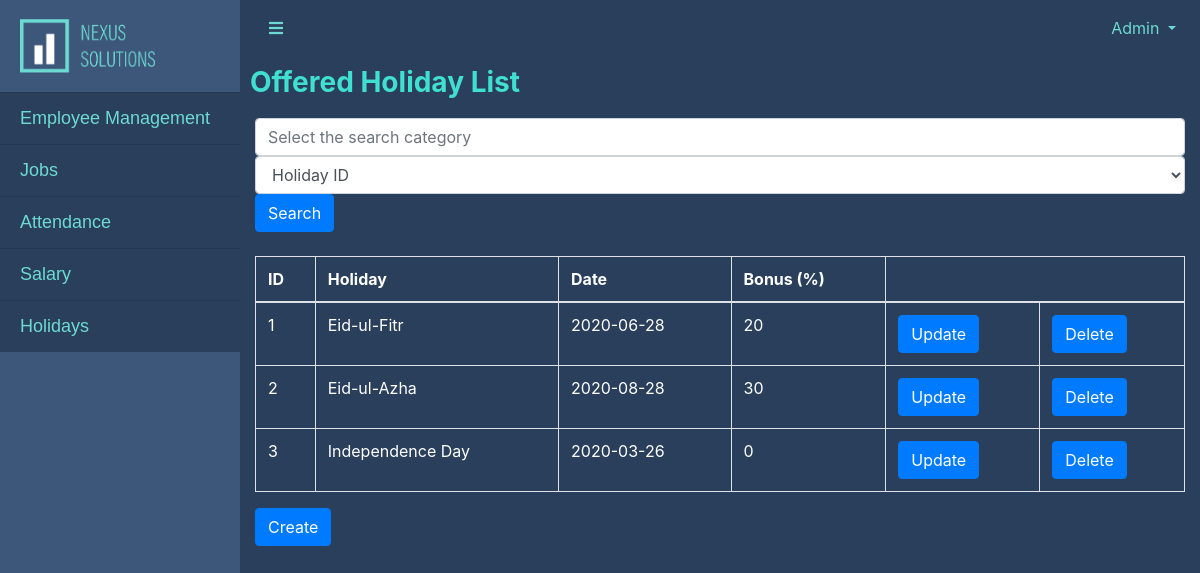
Page /view/HolidayManagement.php (signed in) on the committed database.
### tables this page shows
CREATE TABLE `holiday` (
  `holiday_id` int(20) NOT NULL,
  `holiday_name` varchar(20) NOT NULL,
  `day` date NOT NULL,
  `bonus` int(20) NOT NULL
);

### view/HolidayManagement.php (the view, shortened to what this page needs)
<?php
    if(isset($_SESSION['userType']))
    {
      if( $_SESSION['userType'] == "admin"){
        $accessType = 1;
      }
      else if( $_SESSION['userType'] == "employee"){
        $accessType = 0;
      }
    }
    else
    {
      header("Location: /HRMS/index.html");
    }
    include "../controller/db_connect.php";
  function readTable()
  {
    if(isset($_GET['searchbar']) && !empty($_GET['searchbar']))
    {
      $category = $_GET['category'];
      global $connection;
      if($category=="id")
      {
        $id = $_GET['searchbar'];
        $query = "SELECT * FROM holiday WHERE holiday_id LIKE '%$id%'";
      }
      elseif($category=="day")
      {
        $day = $_GET['searchbar'];
        $query = "SELECT * FROM holiday WHERE holiday_name LIKE '%$day%'";
      }
      elseif($category=="date")
      {
        $date = $_GET['searchbar'];
        $query = "SELECT * FROM holiday WHERE day LIKE '%$date%'";
      }
      $result = mysqli_query($connection, $query);
        while($row = mysqli_fetch_assoc($result))
        {
          $holidayId = $row['holiday_id'];
          $holidayName = $row['holiday_name'];
          $date = $row['day'];
          $bonus = $row['bonus'];
          echo "<tr>";
          if($accessType == 1)
          {
            echo "<td>{$holidayId}</td>";
          }
          echo "<td>{$holidayName}</td>";
          echo "<td>{$date}</td>";
          echo "<td>{$bonus}</td>";
          echo "</tr>";
        }
    }
    else
    {
      global $connection, $accessType;
      $query = "SELECT * FROM holiday";
      $result = mysqli_query($connection, $query);
        while($row = mysqli_fetch_assoc($result))
        {
          $holidayId = $row['holiday_id'];
          $holidayName = $row['holiday_name'];
          $date = $row['day'];
          $bonus = $row['bonus'];
          echo "<tr>";
          if($accessType == 1)
          {
            echo "<td>{$holidayId}</td>";
          }
          echo "<td>{$holidayName}</td>";
          echo "<td>{$date}</td>";
          echo "<td>{$bonus}</td>";
          if($accessType == 1)
          {
            echo "<td><a class='btn btn-primary' style='color:white' href='HolidayModify.php?update={$holidayId}'>Update</a></td>";
            echo "<td><a class='btn btn-primary' style='color:white' href='HolidayManagement.php?delete={$holidayId}'>Delete</a></td>";
          }
          echo "</tr>";
        }
      }
  }
?>
<html lang="en">
<?php
  if($_SESSION['userType'] == "admin"){
      include "header-admin.php";
  }
  else{
    include "header.php";
  }
  ?>
      <div class="container" >
        <div class="row" >
            <h3 class="page-header">
              <span style="color:turquoise"><b>Offered Holiday List</b></span>
            </h3>
        </div>
        <div class="row-12">
          <form action"">
            <h5>
              <div class=".col-9">
                <input class="form-control" type="text" name="searchbar" value="" placeholder="Select the search category">
              </div>
              <div class=".col-3">
                <select class="form-control" id="category" name="category">
                  <option value="id">Holiday ID</option>
                </select>
                <input class="btn btn-primary" type="submit" name="submit" value="Search">
              </div>
              <br>
              <div class="col-xs-6">
                <table style="color:white" class="table table-bordered">
                    <tr>
                      <?php
                      if($accessType == 1)
                      {
                        echo '<th>ID</th>';
                      }
                      ?>
                      <th>Holiday</th>
                      <th>Date</th>
                      <th>Bonus (%)</th>
                    </tr>
                  <tbody>
                    <?php readTable(); ?>
                  </tbody>
                </table>
                <?php
                if($accessType == 1)
                {
                  echo '<button type="submit" class="btn btn-primary" name="create" formaction="JobModify.php">Create</button>';
                }
                ?>
              </div>
            </h5>
          </form>
        </div>
<?php include "footer.php"; ?>
</html>

### css/simple-sidebar.css (style rules this page uses)
body { overflow-x: hidden; background-color: #2a3f5b; }
a:link { color: #6ddad3; }

### view/header-admin.php (style rules this page uses)
.row { display: grid; grid-template-columns: auto auto auto auto; grid-row-gap: 50px; grid-column-gap: 10px; padding: 10px; }

### rows in the picture
holiday: holiday_id "1", holiday_name "Eid-ul-Fitr", day "2020-06-28", bonus "20"
holiday: holiday_id "2", holiday_name "Eid-ul-Azha", day "2020-08-28", bonus "30"
holiday: holiday_id "3", holiday_name "Independence Day", day "2020-03-26", bonus "0"

### other values in the picture
$_SESSION['username'] "Admin"
